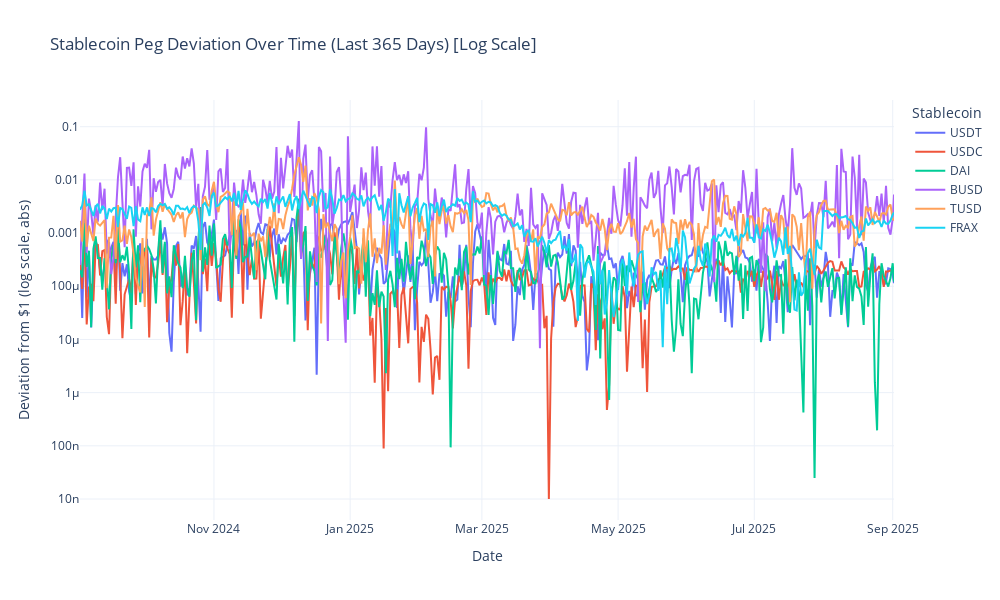

Here is the notebook cell this chart was saved with:
### Code cell
# using plotly for interactive visualization and log scale for y-axis

import plotly.graph_objs as go
import plotly.offline as pyoff

# Create interactive chart with log scale for y-axis
fig = go.Figure()

for symbol, df_hist in historical_deviation_data.items():
    if not df_hist.empty:
        fig.add_trace(go.Scatter(
            x=df_hist["date"],
            y=df_hist["peg_deviation (USD)"].abs() + 1e-8,  # add small value to avoid log(0)
            mode='lines',
            name=symbol.upper()
        ))

fig.update_layout(
    title="Stablecoin Peg Deviation Over Time (Last 365 Days) [Log Scale]",
    xaxis_title="Date",
    yaxis_title="Deviation from $1 (log scale, abs)",
    yaxis_type="log",
    legend_title="Stablecoin",
    template="plotly_white",
    height=600,
    width=1000
)

pyoff.iplot(fig)

### Figure 1 — Plotly figure (JSON) as saved in the notebook; plotly's stock layout.template omitted (floating-point values rounded to 4 significant figures; data arrays with more than 128 entries replaced by an {"elided": "..."} marker saying what was removed)
{"data": [{"mode": "lines", "name": "USDT", "type": "scatter", "x": {"elided": "366 str values"}, "y": {"elided": "366 float values"}}, {"mode": "lines", "name": "USDC", "type": "scatter", "x": {"elided": "366 str values"}, "y": {"elided": "366 float values"}}, {"mode": "lines", "name": "DAI", "type": "scatter", "x": {"elided": "366 str values"}, "y": {"elided": "366 float values"}}, {"mode": "lines", "name": "BUSD", "type": "scatter", "x": {"elided": "366 str values"}, "y": {"elided": "366 float values"}}, {"mode": "lines", "name": "TUSD", "type": "scatter", "x": {"elided": "366 str values"}, "y": {"elided": "366 float values"}}, {"mode": "lines", "name": "FRAX", "type": "scatter", "x": {"elided": "366 str values"}, "y": {"elided": "366 float values"}}], "layout": {"height": 600, "legend": {"title": {"text": "Stablecoin"}}, "title": {"text": "Stablecoin Peg Deviation Over Time (Last 365 Days) [Log Scale]"}, "width": 1000, "xaxis": {"title": {"text": "Date"}}, "yaxis": {"title": {"text": "Deviation from $1 (log scale, abs)"}, "type": "log"}}}
